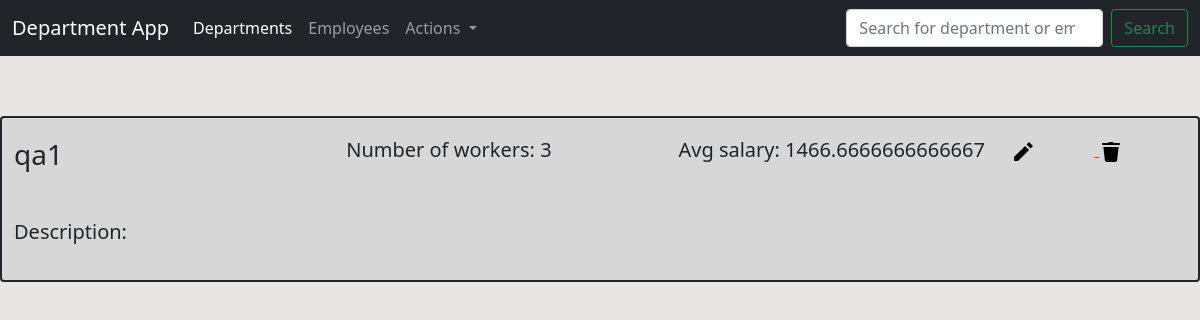
/departments, run on an earlier commit of the app's database.
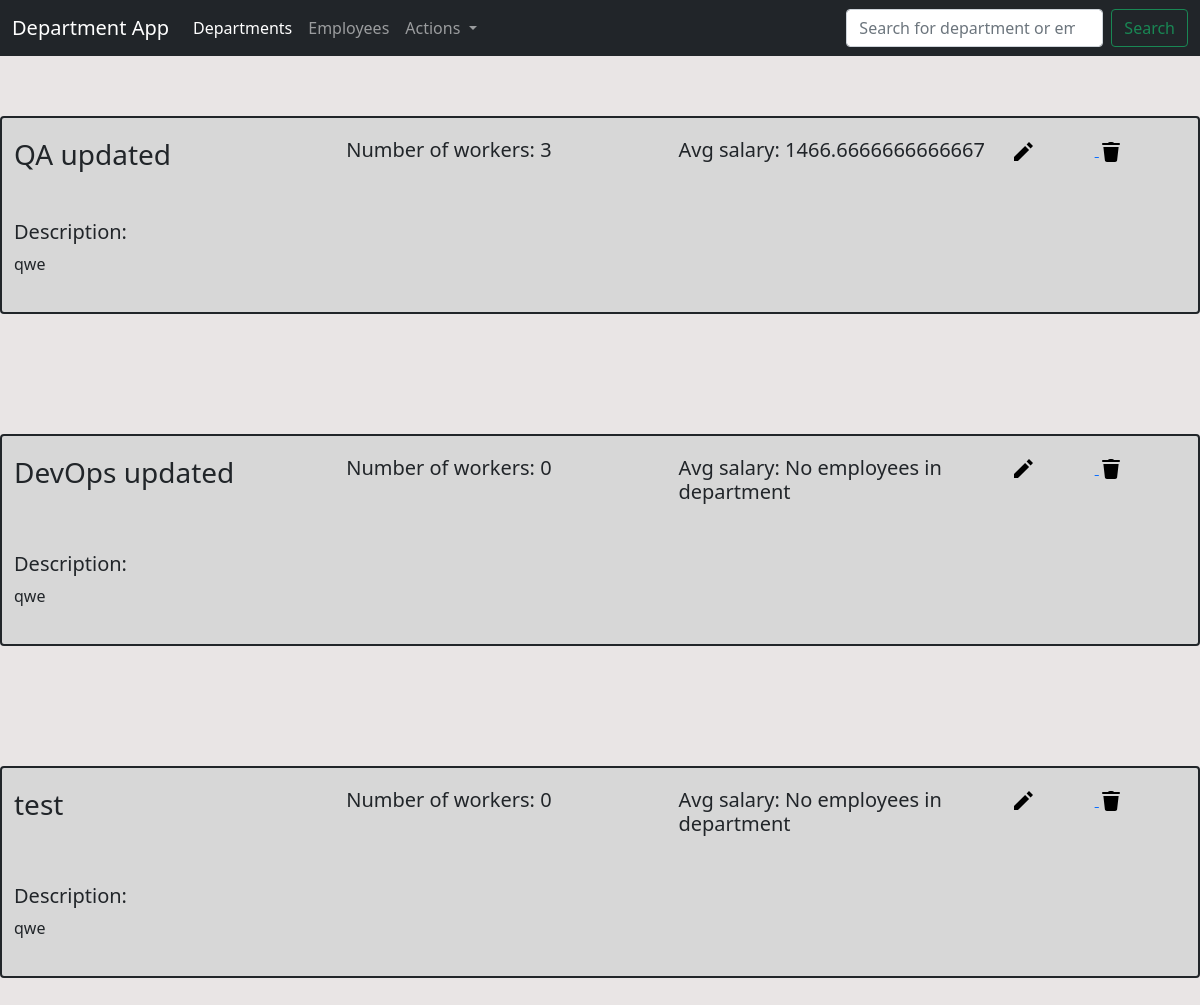
And on a later commit of the database.
### department_app/models/department_model.py (models this page shows, shortened)
class Departments(db.Model):
    id = db.Column(db.Integer, primary_key = True)
    dep_name = db.Column(db.String(50), nullable = False, unique = True)
    dep_description = db.Column(db.String(150))

### department_app/views/departments_view.py (the view)
@app.route("/departments")
def departments():
    salary_and_amount  = {elem.dep_name: count_avg_and_amount(elem.dep_name) for elem in Departments.query.all()}
    return render_template('departments.html', all_deps = Departments.query.all(), characteristics = salary_and_amount, menu = menu, dropdown = dropdown)

### department_app/views/departments_view.py (called while the page is built)
def count_avg_and_amount(dep):
    res = Employees.query.filter_by(emp_department = dep)
    sals = [x.emp_salary for x in res]
    try:
        return sum(sals)/len(sals), len(sals)
    except:
        return 'No employees in department', 0

### department_app/templates/departments.html (shortened to what this page needs)
{% extends 'base.html' %}
{% block content %}
{% for data in all_deps %}
    <section>
        <div class="container-xxl">
          <div class="row">
            <span class="border border-dark border-2 rounded"  style="background-color: #D7D7D7;">
                <div class="row">
                    <div class="col">
                      <h3>{{data.dep_name}}</h3>
                    </div>
                    <div class="col">
                      <h5>Number of workers: {{ characteristics[data.dep_name][1] }}</h5>
                    </div>
                    <div class="col">
                      <h5>Avg salary: {{characteristics[data.dep_name][0]}}</h5>
                    </div>
                    <div class="col-2 align-items-end">
                      <a id="edit-{{data.id}}" href="departments/edit/{{data.id}}">
                        <img src = "../static/images/icons8-edit-24.svg", alt="Edit" style="padding-right: 60px">
                      </a>
                      <a id="delete-{{data.id}}" href="departments/delete/{{data.id}}">
                        <img src = "../static/images/icons8-delete-24.svg", alt="Delete">
                      </a>
                    </div>
                  </div>
                <div class="row">
                    <div class="col">
                      <h5>Description:</h5><p>
                        {{data.dep_description}}
                      </p>
                    </div>
                </div>
            </span>
          </div>
        </div>
    </section>
  {% endfor %}
{% endblock -%}

### department_app/templates/base.html (shortened to what this page needs)
<!DOCTYPE html>
<html lang="en">
<head>
    <link href="https://cdn.jsdelivr.net/npm/bootstrap@5.1.3/dist/css/bootstrap.min.css" rel="stylesheet">
    <link rel="stylesheet" href="../static/css/styles.css">
  </head>
<body>
    <header>
        <nav class="navbar navbar-expand-lg navbar-dark bg-dark">
            <div class="container-xxl">
              <a class="navbar-brand" href="{{ url_for('index') }}">Department App</a>
              <div class="collapse navbar-collapse" id="navbarSupportedContent">
                <ul class="navbar-nav me-auto mb-2 mb-lg-0">
                  {% for m in menu -%}
                  <li class="nav-item">
                    <a class="nav-link {{m.status}}" href="{{url_for(m.url)}}">{{m.name}}</a>
                  </li>
                  {% endfor -%}
                  <li class="nav-item dropdown">
                    <a class="nav-link dropdown-toggle" href="#" id="navbarDropdown" role="button" data-bs-toggle="dropdown" aria-expanded="false">
                      Actions
                    </a>
                  </li>
                </ul>
                <form class="d-flex">
                  <input class="form-control me-2" type="search" placeholder="Search for department or employee" aria-label="Search">
                  <button class="btn btn-outline-success" type="submit">Search</button>
                </form>
              </div>
            </div>
          </nav>
    </header>
{% block content %} {% endblock %}

### department_app/static/css/styles.css (style rules this page uses)
section { padding-top: 40px; padding-bottom: 40px; }
.row { padding-top: 20px; padding-bottom: 20px; }
body { background-color: #E9E5E5; }

What changed in the data, as far as the page shows it:
changed Departments: dep_name "qa1" → "QA updated"; dep_description (not shown) → "qwe"
added Departments: dep_name "DevOps updated", dep_name "0", dep_name "No employees in department", dep_description "qwe"
added Departments: dep_name "test", dep_name "0", dep_name "No employees in department", dep_description "qwe"
